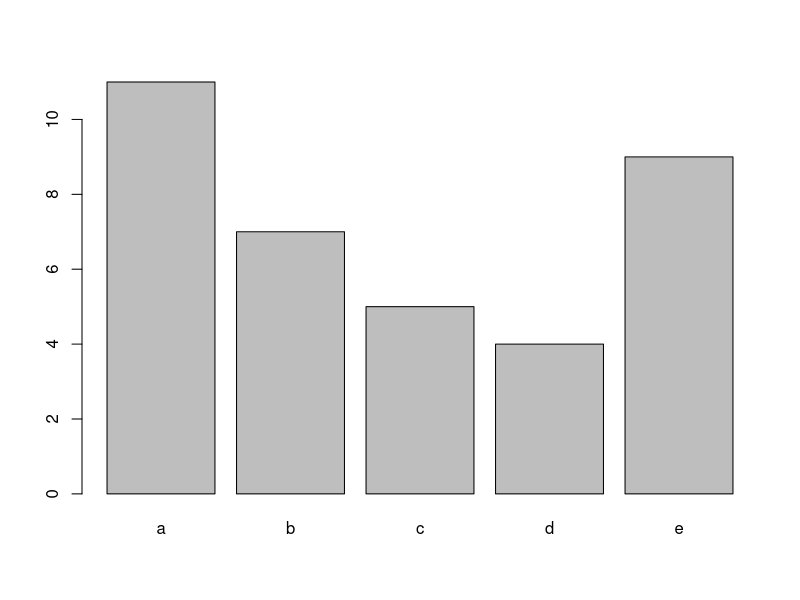
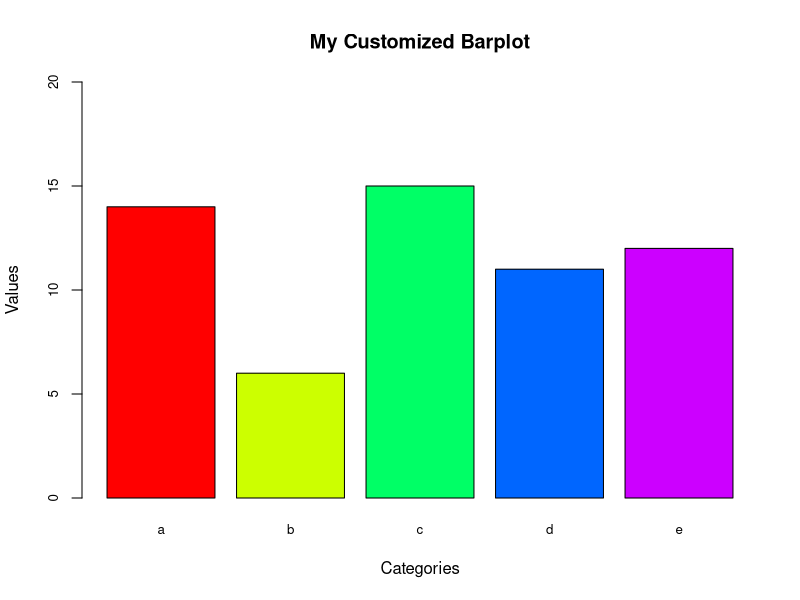
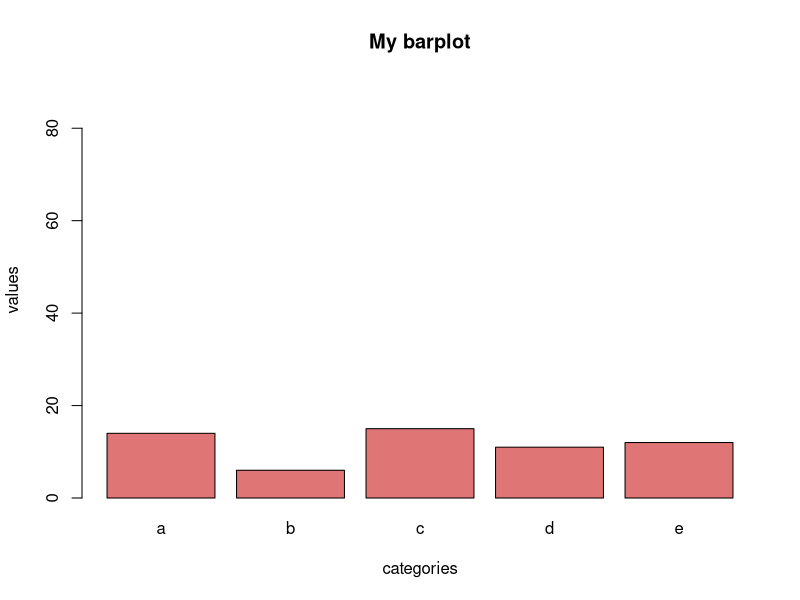
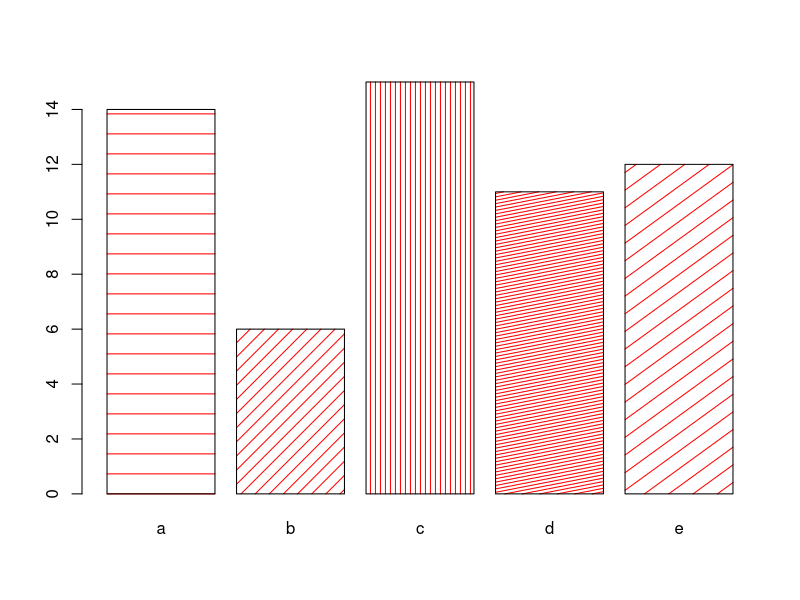

Generate these figures, in order, with R:
## ---- chunk 1
# create dummy data
data <- data.frame(
  name=letters[1:5],
  value=sample(seq(4,15),5)
)

# The most basic barplot you can do:
barplot(height=data$value, names=data$name)
## ---- chunk 2
# create dummy data
data <- data.frame(
  name=letters[1:5],
  value=sample(seq(4,15),5)
)
# Generate a vector of colors
colors <- rainbow(length(data$value))

# Barplot with individual colors, modified text size
barplot(height=data$value, names=data$name, 
        col=colors,  # Using the generated colors
        xlab="Categories", 
        ylab="Values", 
        main="My Customized Barplot", 
        ylim=c(0, 20),  # Adjusted according to your data
        cex.names=0.8,  # Adjust category name size
        cex.axis=0.8,   # Adjust axis text size
        cex.lab=1.0     # Adjust label size
)

# Uniform color
barplot(height=data$value, names=data$name, 
        col=rgb(0.8,0.1,0.1,0.6,0.8),
        xlab="categories", 
        ylab="values", 
        main="My barplot", 
        ylim=c(0,90)
        )
# barplot
barplot( height=data$value, names=data$name , density=c(5,10,20,30,7) , angle=c(0,45,90,11,36) , col="Red"   )
